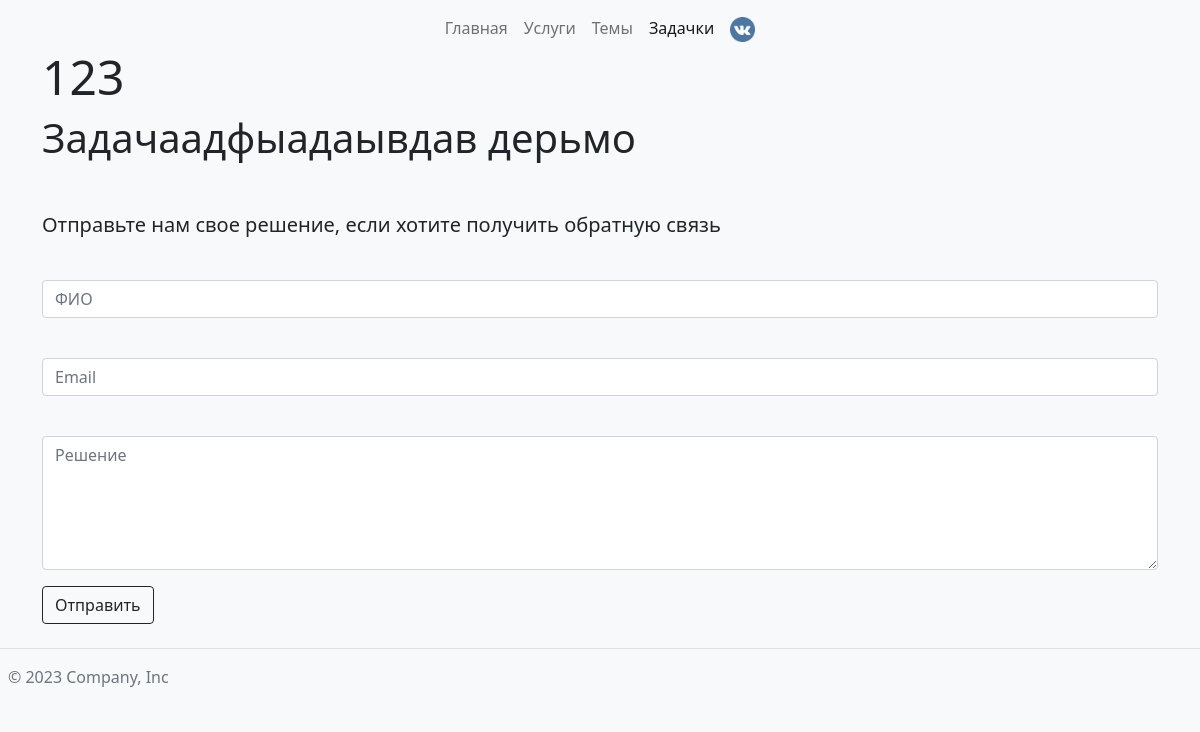
The page /task/ on the database as committed earlier.
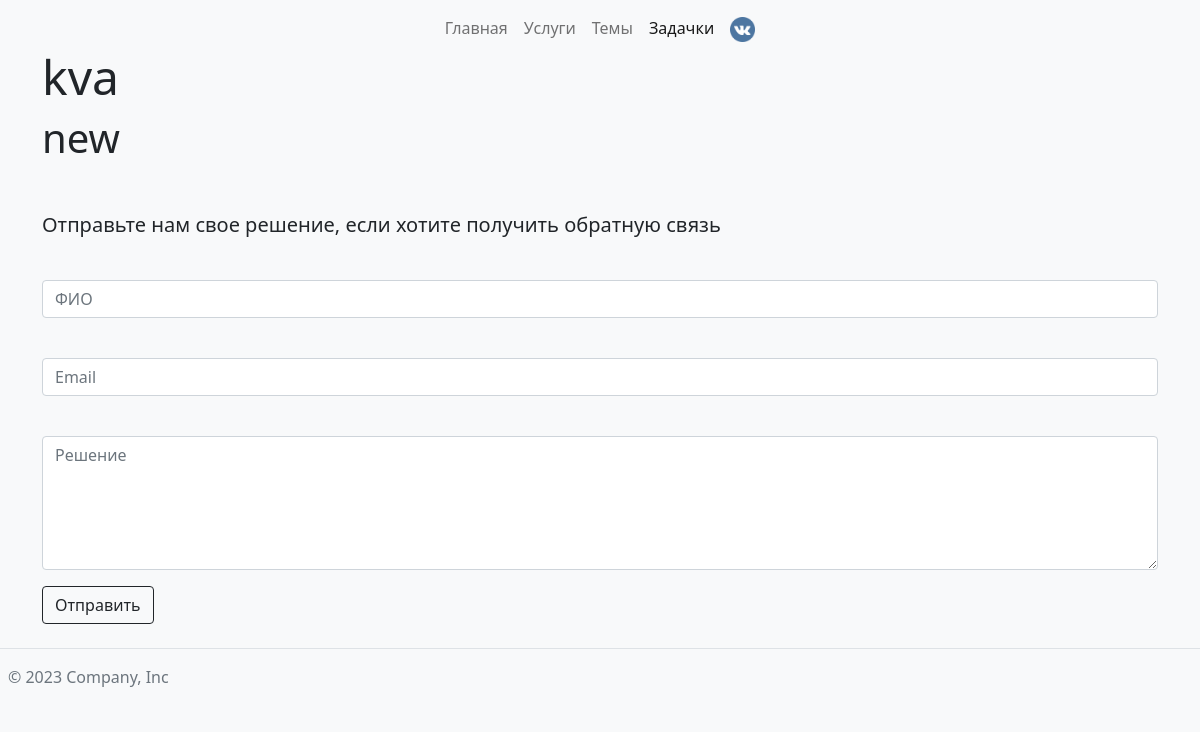
The same page on the database as committed later.
### atom/models.py (models this page shows, shortened)
class TaskModels(models.Model):
    description = models.CharField(max_length=5000)
    name = models.CharField(max_length=225)
    class Meta:
        verbose_name = "task"
        verbose_name_plural = "tasks"
        ordering = ('-id',)

### atom/views.py (the view, shortened to what this page needs)
# urls.py: path('task/', views.task, name='task'),
def task(request):
    if request.method == 'GET':
        task = TaskModels.objects.first()  # Получаем первую задачу из базы данных (вам нужно настроить логику выбора задачи)
        return render(request, 'task.html', {'task': task})

### atom/templates/task.html (shortened to what this page needs)
<!DOCTYPE html>
<html lang="en">
<head>
    <link href="https://cdn.jsdelivr.net/npm/bootstrap@5.0.2/dist/css/bootstrap.min.css" rel="stylesheet"
>
    <link rel="stylesheet" href="../static/main.css">
</head>
<body>
<nav class="navbar navbar-expand-lg navbar-light bg-light fixed-top">
    <div class="container-fluid">
        <div class="collapse navbar-collapse" id="navbarNav">
            <ul class="navbar-nav">
                <li class="nav-item">
                    <a class="nav-link" href="{% url 'atom:main' %}">Главная</a>
                </li>
                <li class="nav-item">
                    <a class="nav-link" href="{% url 'atom:service' %}">Услуги</a>
                </li>
                <li class="nav-item">
                    <a class="nav-link" href="{% url 'atom:topic' %}">Темы</a>
                </li>
                <li class="nav-item">
                    <a class="nav-link active" aria-current="page" href="{% url 'atom:task' %}">Задачки</a>
                </li>
                <li class="nav-item">
                    <a class="nav-link" href="https://vk.com/" target="_blank"><img src="../static/vk.png" height="25"></a>
                </li>
            </ul>
        </div>
    </div>
</nav>
<div class="container mt-5">
    <h1 class="display-5">{{ task.name }}</h1>
    <h1 class="display-6">{{ task.description }}</h1>
</div>
<div class="container mt-5">
    <form method="POST" action="{% url 'atom:task' %}">
        <p class="lead">Отправьте нам свое решение, если хотите получить обратную связь</p>
        <div class="mb-3">
            <input type="text" class="form-control" id="solutionName" name="name" required placeholder="ФИО">
        </div>
        <div class="mb-3">
            <input type="email" class="form-control" id="solutionEmail" name="email" required placeholder="Email">
        </div>
        <div class="mb-3">
            <textarea class="form-control" id="solutionDescription" name="description" rows="5" required
                      placeholder="Решение"></textarea>
        </div>
        <button type="submit" class="btn btn-outline-dark">Отправить</button>
    </form>
</div>
<footer class="d-flex flex-wrap justify-content-between align-items-center py-3 my-4 border-top">
    <div class="col-md-4 d-flex align-items-center">
        <span class="mb-3 mb-md-0 text-muted">© 2023 Company, Inc</span>
    </div>
</footer>
</body>
</html>

Rows that differ between the two databases and show on the page:
no longer on this page (row unchanged): TaskModels: name "123", description "Задачаадфыадаывдав дерьмо"
added TaskModels: name "kva", description "new"
